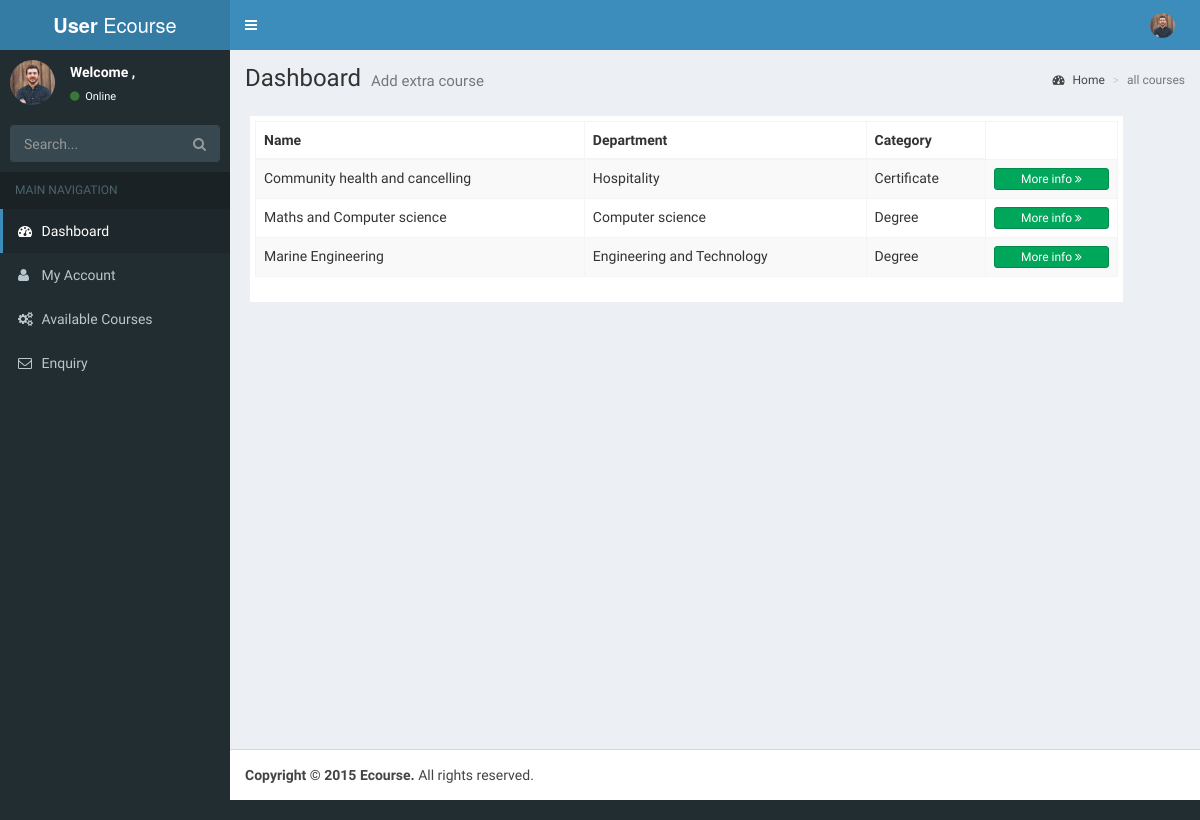
The page /all_courses.php on the database its author committed.
### tables this page shows
CREATE TABLE IF NOT EXISTS `courses` (
  `id` int(10) NOT NULL AUTO_INCREMENT,
  `name` varchar(100) NOT NULL,
  `department` varchar(100) NOT NULL,
  `category` varchar(100) NOT NULL,
  PRIMARY KEY (`id`)
);

### all_courses.php (the view, shortened to what this page needs)
<?php
  include('layout/sidebar.php')
?>
  <div class="content-wrapper">
    <section class="content-header">
      <h1>
        Dashboard
        <small>Add extra course</small>
      </h1>
      <ol class="breadcrumb">
        <li><a href="#"><i class="fa fa-dashboard"></i> Home</a></li>
        <li class="active">all courses</li>
      </ol>
    </section>
        <div class="courses_outer">
             <div class="course_table">
                    <table id="example" class="table table-striped table-bordered display">
                        <thead class="table_header">
                          <tr>
                            <th>Name</th>
                            <th>Department</th>
                            <th>Category</th>
                          </tr>
                        </thead>
                        <tbody>
                          <?php
                              $sql_query="SELECT * FROM courses";
                              $result_set=mysql_query($sql_query);
                              while($row=mysql_fetch_row($result_set))
                             {
                                ?>
                             <tr>
                              <td><?php echo $row[1]; ?></td>
                              <td><?php echo $row[2]; ?></td>
                              <td><?php echo $row[3]; ?></td>
                              <td align="center"><a href="javascript:edit_id('<?php echo $row[0]; ?>')"><button type="button" class="btn btn-block btn-success btn-xs">More info  <div class="fa fa-angle-double-right "></div></button></a></td>
                             </tr>
                             <?php
                                  }
                                ?>
                        </tbody>
                    </table>
                 </div>
        </div>
   </div>
<?php
  require('layout/members_pagefooter.php')
?>

### rows shown on the page
courses: name "Community health and cancelling", department "Hospitality", category "Certificate"
courses: name "Maths and Computer science", department "Computer science", category "Degree"
courses: name "Marine Engineering", department "Engineering and Technology", category "Degree"
